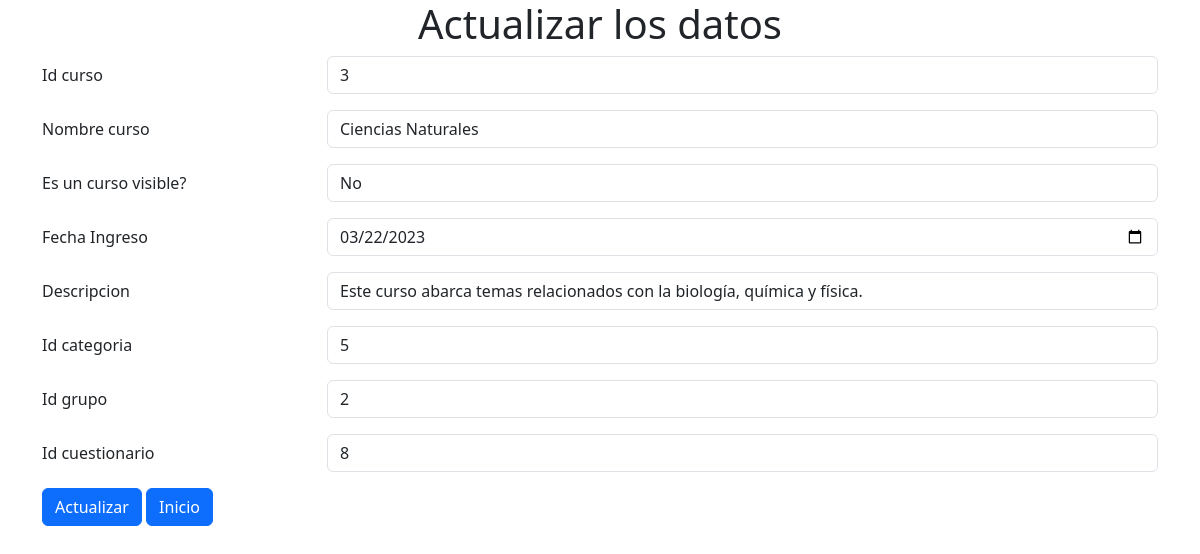
/edit.php?id_curso=3, run on the app's committed database.
### tables this page shows
CREATE TABLE IF NOT EXISTS `curso` (
  `id_curso` int(11) NOT NULL,
  `nombre_curso` varchar(100) NOT NULL,
  `visible` varchar(2) NOT NULL DEFAULT 'Si',
  `fecha_ingreso` datetime DEFAULT current_timestamp(),
  `descripcion` varchar(1000) DEFAULT NULL,
  `id_categoria` int(11) NOT NULL,
  `id_grupo` int(11) NOT NULL,
  `id_cuestionario` int(11) NOT NULL,
  PRIMARY KEY (`id_curso`) USING BTREE
);

### edit.php (the view, shortened to what this page needs)
<?php
include("conexion.php");
mysqli_set_charset($conection, "utf8");
$id_curso = $_GET['id_curso'];
$sql = "select * from curso where id_curso=$id_curso";
$query = mysqli_query($conection, $sql);
$row = mysqli_fetch_array($query)
?>
<!doctype html>
<html lang="es">
<head>
    <link rel="stylesheet" href="https://cdn.jsdelivr.net/npm/bootstrap@5.3.0/dist/css/bootstrap.min.css">
</head>
<body>
    <div class="container">
        <h1 class="text-center">Actualizar los datos</h1>
        <form action="update.php" method="post">
            <div class="row mb-3">
                <label for="id_curso" class="col-sm-3 col-form-label">Id curso</label>
                <div class="col-sm-9">
                    <input type="number" class="form-control" id="id_curso" name="id_curso" value=<?php echo $id_curso ?> readonly>
                </div>
            </div>
            <div class="row mb-3">
                <label for="nombre_curso" class="col-sm-3 col-form-label">Nombre curso</label>
                <div class="col-sm-9">
                    <input type="text" class="form-control" id="nombre_curso" name="nombre_curso" value="<?php echo $row['nombre_curso'] ?>">
                </div>
            </div>
            <div class="row mb-3">
                <label for="visible" class="col-sm-3 col-form-label">Es un curso visible?</label>
                <div class="col-sm-9">
                    <select class="form-control" id="visible" name="visible">
                        <option value="No" <?php if ($row['visible'] == 'No') {
                                                echo 'selected';
                                            } ?>>No</option>
                    </select>
                </div>
            </div>
            <div class="row mb-3">
                <label for="fecha_ingreso" class="col-sm-3 col-form-label">Fecha Ingreso</label>
                <div class="col-sm-9">
                    <input type="date" class="form-control" id="fecha_ingreso" name="fecha_ingreso" value=<?php echo $row['fecha_ingreso'] ?>>
                </div>
            </div>
            <div class="row mb-3">
                <label for="descripcion" class="col-sm-3 col-form-label">Descripcion</label>
                <div class="col-sm-9">
                    <input type="text" class="form-control" id="descripcion" name="descripcion" value="<?php echo $row['descripcion'] ?>">
                </div>
            </div>
            <div class="row mb-3">
                <label for="id_categoria" class="col-sm-3 col-form-label">Id categoria</label>
                <div class="col-sm-9">
                    <input type="number" class="form-control" id="id_categoria" name="id_categoria" value=<?php echo $row['id_categoria'] ?>>
                </div>
            </div>
            <div class="row mb-3">
                <label for="id_grupo" class="col-sm-3 col-form-label">Id grupo</label>
                <div class="col-sm-9">
                    <input type="number" class="form-control" id="id_grupo" name="id_grupo" value=<?php echo $row['id_grupo'] ?>>
                </div>
            </div>
            <div class="row mb-3">
                <label for="id_cuestionario" class="col-sm-3 col-form-label">Id cuestionario</label>
                <div class="col-sm-9">
                    <input type="number" class="form-control" id="id_cuestionario" name="id_cuestionario" value=<?php echo $row['id_cuestionario'] ?>>
                </div>
            </div>
            <button type="submit" class="btn btn-primary" onclick="return confirm('¿Estás seguro de que quieres guardar los cambios?')">Actualizar</button>
            <a href="index.php" class="btn btn-primary" onclick="return confirm('¿Estás seguro de que quieres regresar al inicio')">Inicio</a>
        </form>
</body>
</html>

### data on the page
curso: nombre_curso "Ciencias Naturales", visible "No", descripcion "Este curso abarca temas relacionados con la biología, química y física.", id_categoria "5", id_grupo "2", id_cuestionario "8"
